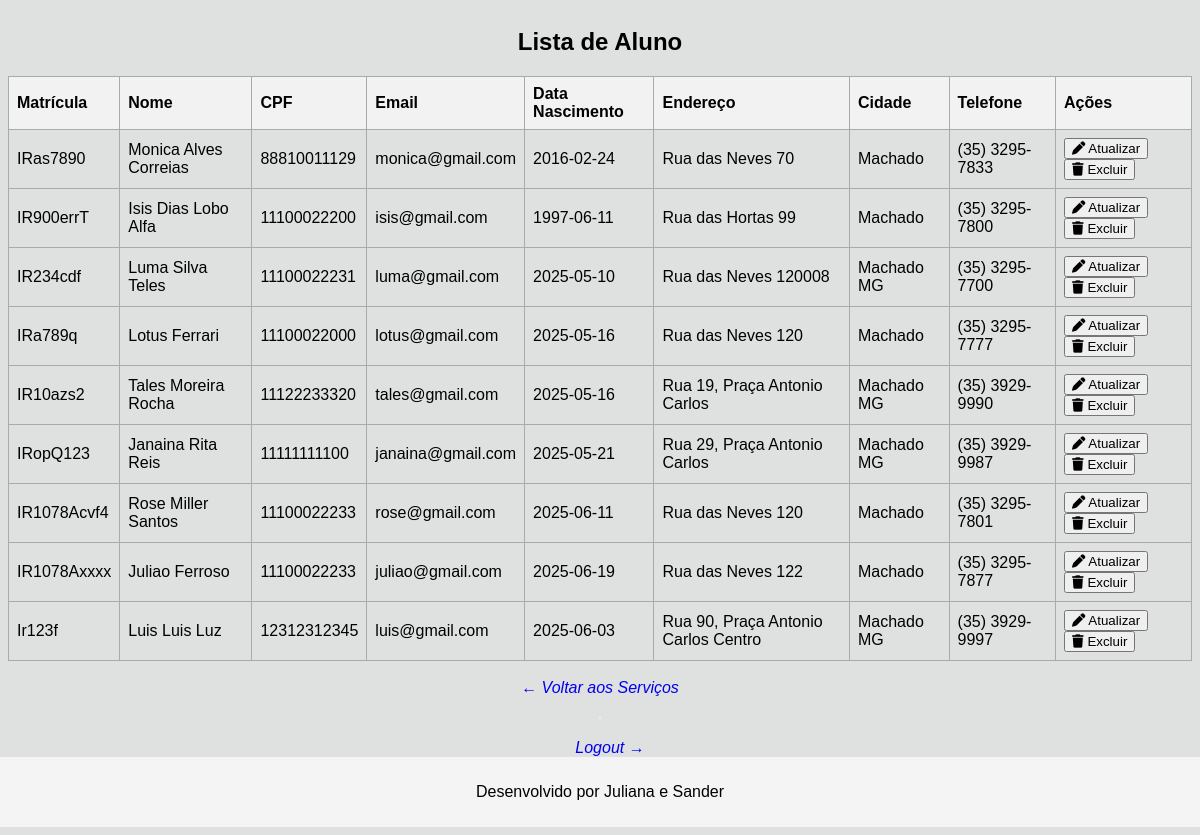
/index.php?controller=aluno&action=list (signed in), run on the app's committed database.
### tables this page shows
CREATE TABLE IF NOT EXISTS `aluno` (
  `id_aluno` int(11) NOT NULL AUTO_INCREMENT,
  `matricula` varchar(100) NOT NULL,
  `nome` varchar(100) NOT NULL,
  `cpf` varchar(700) NOT NULL,
  `email` varchar(100) NOT NULL,
  `data_nascimento` date NOT NULL,
  `endereco` varchar(150) NOT NULL,
  `cidade` varchar(45) NOT NULL,
  `telefone` varchar(45) NOT NULL,
  `Turma_id_turma` int(11) NOT NULL,
  `senha` varchar(255) NOT NULL,
  PRIMARY KEY (`id_aluno`,`Turma_id_turma`),
  KEY `fk_Aluno_Turma1_idx` (`Turma_id_turma`),
  CONSTRAINT `fk_Aluno_Turma1` FOREIGN KEY (`Turma_id_turma`) REFERENCES `turma` (`id_turma`) ON DELETE NO ACTION ON UPDATE NO ACTION
);

### controllers/Aluno_controller.php (called while the page is built, shortened)
<?php
require_once __DIR__ . '/../models/Aluno_model.php';
class Aluno_controller
{
    private $alunoModel;
    public function __construct($conexao) {
        $this->conexao = $conexao;
        $this->alunoModel = new AlunoModel($this->conexao);
    }
    public function list() {
        $alunos = $this->alunoModel->getAllAlunos();
        include __DIR__ . '/../views/aluno/List.php';
    }
}
?>

### models/Aluno_model.php (called while the page is built, shortened)
<?php
class AlunoModel {
    private $db;
    public function __construct($conexao) {
        $this->db = $conexao;
    }
    public function getAllAlunos() {
        try {
            $stmt = $this->db->query("SELECT * FROM aluno");
            return $stmt->fetchAll(PDO::FETCH_ASSOC);
        } catch (PDOException $e) {
            error_log("Erro ao buscar todos os alunos: " . $e->getMessage());
            return [];
        }
    }
}

### views/aluno/List.php (the view, shortened to what this page needs)
<!DOCTYPE html>
<html lang="pt-BR">
<head>
    <link rel="stylesheet" href="public/css/style.css">
    <link rel="stylesheet" href="https://cdnjs.cloudflare.com/ajax/libs/font-awesome/6.0.0/css/all.min.css"
 />
</head>
<body class="servicos_forms">
    <h2>Lista de Aluno</h2>
    <table border="1" cellpadding="5" cellspacing="0">
        <thead>
            <tr>
                <th>Matrícula</th>
                <th>Nome</th>
                <th>CPF</th>
                <th>Email</th>
                <th>Data Nascimento</th>
                <th>Endereço</th>
                <th>Cidade</th>
                <th>Telefone</th>
                <th>Ações</th>
            </tr>
        </thead>
        <tbody>
            <?php if (isset($alunos) && !empty($alunos)): ?>
                <?php foreach ($alunos as $aluno): ?>
                    <tr>
                        <td><?= htmlspecialchars($aluno['matricula']) ?></td>
                        <td><?= htmlspecialchars($aluno['nome']) ?></td>
                        <td><?= htmlspecialchars($aluno['cpf']) ?></td>
                        <td><?= htmlspecialchars($aluno['email']) ?></td>
                        <td><?= htmlspecialchars($aluno['data_nascimento']) ?></td>
                        <td><?= htmlspecialchars($aluno['endereco']) ?></td>
                        <td><?= htmlspecialchars($aluno['cidade']) ?></td>
                        <td><?= htmlspecialchars($aluno['telefone']) ?></td>
                        <td id='buttons-wrapper'>
                            <button onclick="atualizarAluno(<?= htmlspecialchars($aluno['id_aluno']) ?>)" class="edit-button">
                                <i class='fa-solid fa-pen'></i> Atualizar
                            </button>
                            <button onclick="excluirAluno(<?= htmlspecialchars($aluno['id_aluno']) ?>, '<?= htmlspecialchars($aluno['nome']) ?>', '<?= htmlspecialchars($aluno['matricula']) ?>')" class="delete-button">
                                <i class='fa-solid fa-trash'></i> Excluir
                            </button>
                        </td>
                    </tr>
                <?php endforeach; ?>
            <?php else: ?>
                <tr>
                    <td colspan='10'>Nenhum aluno encontrado.</td>
                </tr>
            <?php endif; ?>
        </tbody>
    </table>
    <br>
    <a href="index.php?controller=professor&action=showServicesPage">← Voltar aos Serviços</a>
    <hr>
    <a href="index.php?controller=auth&action=logout" style="margin-left:20px;">Logout →</a>
</body>
<footer>
    <p>Desenvolvido por Juliana e Sander</p>
</footer>
</html>

### public/css/style.css (style rules this page uses)
footer { margin-top: auto; margin-bottom: 0%; text-align: center; padding: 10px; background-color: #f4f4f4; max-width: 100%; width: 100%; }
hr { border: 1px solid #eee; margin: 20px 0; }
a { text-decoration: none; font-style: italic; }
.servicos_forms { background-color: #dee1df; display: flex; flex-direction: column; min-height: 100vh; align-items: center; font-family: sans-serif; }
table { width: 100%; border-collapse: collapse; font-size: sans-serif; }
th, td { border: 1px solid #aaa; padding: 8px; text-align: left; }
th { background-color: #f2f2f2; font-weight: bold; }
tbody tr { border-bottom: 1px solid #aaa; }
tbody tr:last-child { border-bottom: none; }

### data on the page
aluno: matricula "IRas7890", nome "Monica Alves Correias", cpf "88810011129", email "monica@gmail.com", data_nascimento "2016-02-24", endereco "Rua das Neves 70", cidade "Machado", telefone "(35) 3295-7833"
aluno: matricula "IR900errT", nome "Isis Dias Lobo Alfa", cpf "11100022200", email "isis@gmail.com", data_nascimento "1997-06-11", endereco "Rua das Hortas 99", cidade "Machado", telefone "(35) 3295-7800"
aluno: matricula "IR234cdf", nome "Luma Silva Teles", cpf "11100022231", email "luma@gmail.com", data_nascimento "2025-05-10", endereco "Rua das Neves 120008", cidade "Machado MG", telefone "(35) 3295-7700"
aluno: matricula "IRa789q", nome "Lotus Ferrari", cpf "11100022000", email "lotus@gmail.com", data_nascimento "2025-05-16", endereco "Rua das Neves 120", cidade "Machado", telefone "(35) 3295-7777"
aluno: matricula "IR10azs2", nome "Tales Moreira Rocha", cpf "11122233320", email "tales@gmail.com", data_nascimento "2025-05-16", endereco "Rua 19, Praça Antonio Carlos", cidade "Machado MG", telefone "(35) 3929-9990"
aluno: matricula "IRopQ123", nome "Janaina Rita Reis", cpf "11111111100", email "janaina@gmail.com", data_nascimento "2025-05-21", endereco "Rua 29, Praça Antonio Carlos", cidade "Machado MG", telefone "(35) 3929-9987"
aluno: matricula "IR1078Acvf4", nome "Rose Miller Santos", cpf "11100022233", email "rose@gmail.com", data_nascimento "2025-06-11", endereco "Rua das Neves 120", cidade "Machado", telefone "(35) 3295-7801"
aluno: matricula "IR1078Axxxx", nome "Juliao Ferroso", cpf "11100022233", email "juliao@gmail.com", data_nascimento "2025-06-19", endereco "Rua das Neves 122", cidade "Machado", telefone "(35) 3295-7877"
aluno: matricula "Ir123f", nome "Luis Luis Luz", cpf "12312312345", email "luis@gmail.com", data_nascimento "2025-06-03", endereco "Rua 90, Praça Antonio Carlos Centro", cidade "Machado MG", telefone "(35) 3929-9997"
